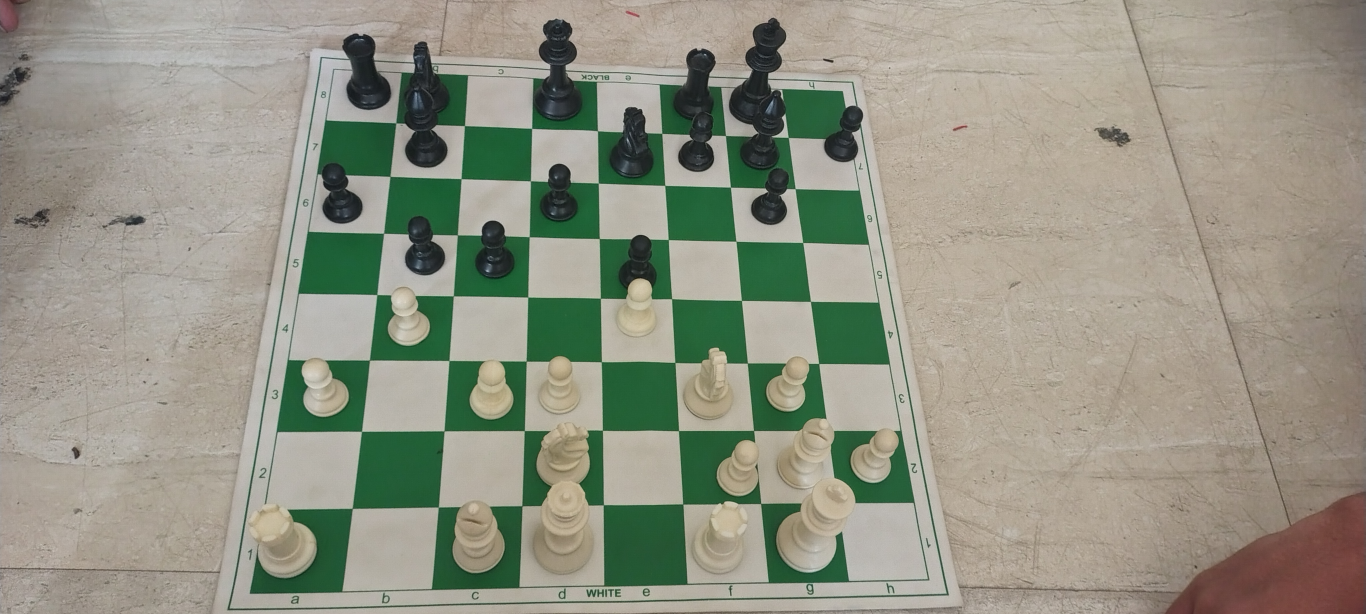
#> input picture CV/img/IMG_20250602_143036170_HDR.jpg, 4096 x 1842 px, found by its file name (shown at 1/3 size)
$ python edge_detectoin.py
#> lines starting #> are read from the running program, lines starting #| are printed output that depends on the picture; after the words box and inside, x2 and y2 are one past the last pixel; in counts of white or black regions, pixels touching at a corner belong together
import cv2
import numpy as np

# Load the image
image = cv2.imread("CV/img/IMG_20250602_143036170_HDR.jpg")
#> image is the input picture: shape (1842, 4096, 3); mean B, G, R 132.9, 148.2, 147.2
if image is None:
    raise ValueError("Image not loaded")

# Resize for consistency
image = cv2.resize(image, (800, int(image.shape[0] * 800 / image.shape[1])))
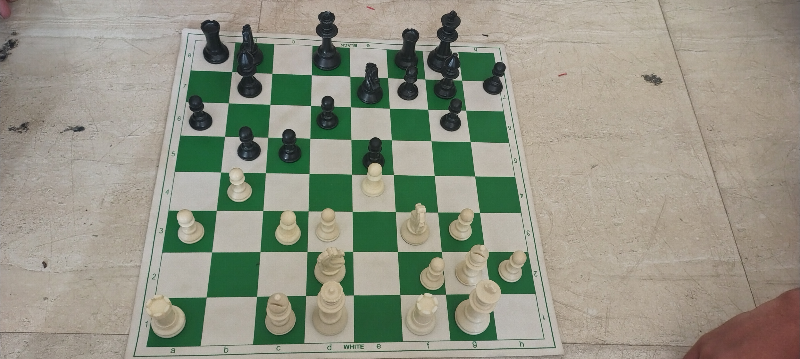
#> image: shape (359, 800, 3); mean B, G, R 132.8, 148.1, 147.1
original = image.copy()

# Define green range in RGB
lower_green = np.array([0, 80, 0])      # Lower RGB bound for green
upper_green = np.array([80, 255, 50]) # Upper RGB bound for green

# Create a mask based on RGB range
mask_rgb = cv2.inRange(image, lower_green, upper_green)
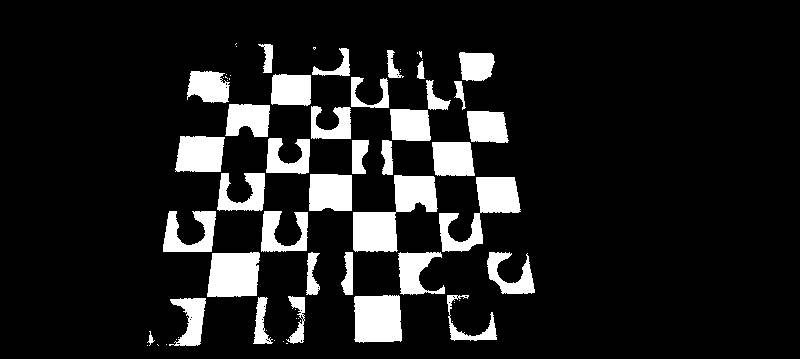
#> mask_rgb: shape (359, 800); 12% white; 65 white regions (29 under 20 px)

# Optional: blur to smooth noise
mask_rgb = cv2.GaussianBlur(mask_rgb, (5, 5), 0)
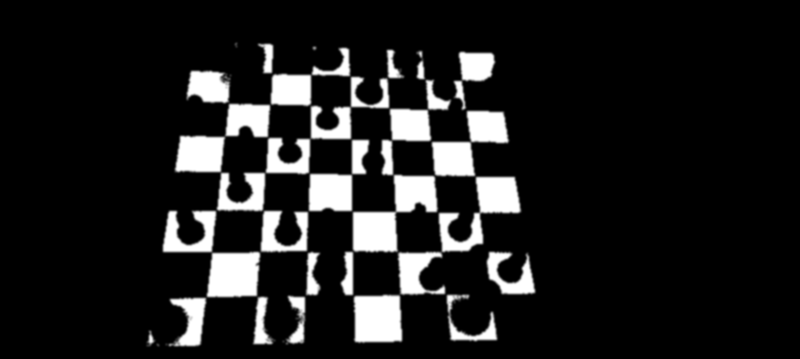
#> mask_rgb: shape (359, 800); min 0, max 255, mean 30.5

# Morphological cleaning
kernel = np.ones((5, 5), np.uint8)
mask_rgb = cv2.morphologyEx(mask_rgb, cv2.MORPH_OPEN, kernel)
mask_rgb = cv2.morphologyEx(mask_rgb, cv2.MORPH_CLOSE, kernel)

# Find contours on cleaned mask
contours, _ = cv2.findContours(mask_rgb, cv2.RETR_EXTERNAL, cv2.CHAIN_APPROX_SIMPLE)
#> contours = 4 contours; box (x1, y1, x2, y2) and area: (145, 42, 523, 348) 67068, (485, 250, 537, 296) 1464, (311, 45, 318, 52) 35, (233, 41, 239, 49) 33

# Create empty mask to draw significant contours
significant_mask = np.zeros_like(mask_rgb)
# Keep only large contours
for cnt in contours:
    area = cv2.contourArea(cnt)
    if area > 1000:
        cv2.drawContours(significant_mask, [cnt], -1, 255, -1)
#> this loop made 4 passes
#> area on passes 1 to 4: 1464, 35, 67068.5, 33
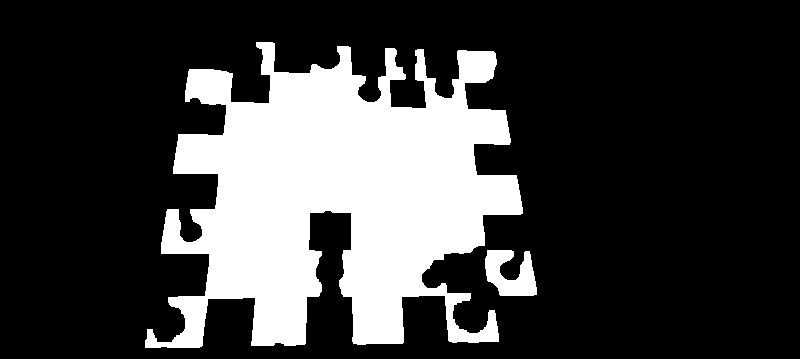
#> significant_mask: shape (359, 800); 24.4% white; 2 white regions, box (x1, y1, x2, y2) and area: (145, 42, 523, 348) 68544, (485, 250, 537, 296) 1579

cv2.imshow("Longest Vertical and Horizontal Edges", significant_mask)
cv2.waitKey(0)
cv2.destroyAllWindows()

# Assume you already have `significant_mask`, `top_right`, `bottom_left`, and `image`

# Step 1: Detect edges in the green mask
edges = cv2.Canny(significant_mask, 50, 150, apertureSize=3)
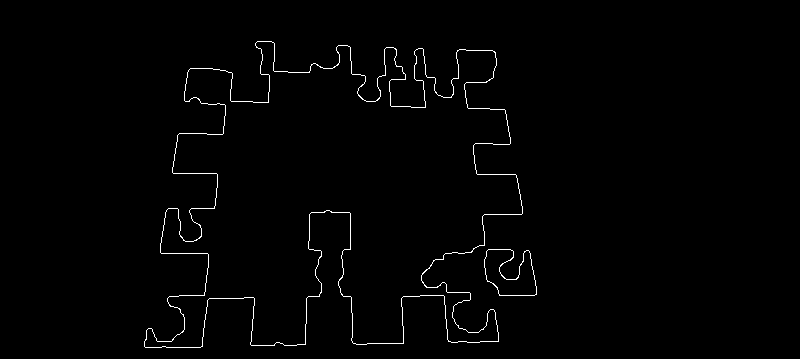
#> edges: shape (359, 800); 1.1% white in thin lines or dots, all inside (x1, y1, x2, y2) = (144, 41, 537, 348)

# Step 2: Hough Line Transform to detect lines
lines = cv2.HoughLinesP(edges, 1, np.pi / 180, threshold=100, minLineLength=30, maxLineGap=10)
#> lines = [[356, 344, 403, 343], [530, 253, 536, 290]]

# Step 3: Separate vertical and horizontal-ish lines
vertical_lines = []
horizontal_lines = []

for line in lines:
    x1, y1, x2, y2 = line[0]
    dx = x2 - x1
    dy = y2 - y1
    length = np.hypot(dx, dy)

    if length == 0:
        continue

    angle = np.degrees(np.arctan2(dy, dx))

    # Normalize angle to [0, 180)
    angle = abs(angle)
    if angle > 90:
        angle = 180 - angle

    if angle > 45:
        vertical_lines.append((line[0], length))
    else:
        horizontal_lines.append((line[0], length))
#> this loop made 2 passes
#> (x1, y1, x2, y2, dx, dy, length, angle) on passes 1 to 2: (356, 344, 403, 343, 47, -1, 47.01, 1.22), (530, 253, 536, 290, 6, 37, 37.48, 80.79)
#> after the loop, horizontal_lines = [([356, 344, 403, 343], 47.01)]; vertical_lines = [([530, 253, 536, 290], 37.48)]

# Step 4: Get the longest line in each category
longest_vertical = max(vertical_lines, key=lambda x: x[1], default=None)
#> longest_vertical = ([530, 253, 536, 290], 37.48)
longest_horizontal = max(horizontal_lines, key=lambda x: x[1], default=None)
#> longest_horizontal = ([356, 344, 403, 343], 47.01)

# Step 5: Draw them
annotated = image.copy()
if longest_vertical:
    x1, y1, x2, y2 = longest_vertical[0]
    cv2.line(annotated, (x1, y1), (x2, y2), (0, 255, 255), 4)  # Yellow for vertical

if longest_horizontal:
    x1, y1, x2, y2 = longest_horizontal[0]
#> x1 = 356; y1 = 344; x2 = 403; y2 = 343
    cv2.line(annotated, (x1, y1), (x2, y2), (255, 0, 255), 4)  # Magenta for horizontal
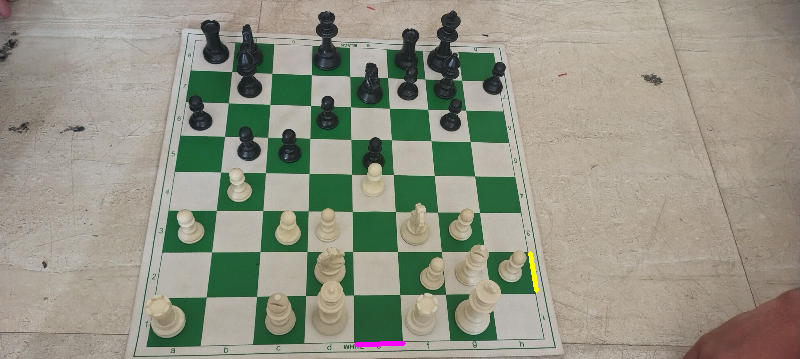
#> annotated: shape (359, 800, 3); mean B, G, R 132.8, 148, 147.3

cv2.imshow("Longest Vertical and Horizontal Edges", annotated)
cv2.waitKey(0)
cv2.destroyAllWindows()
